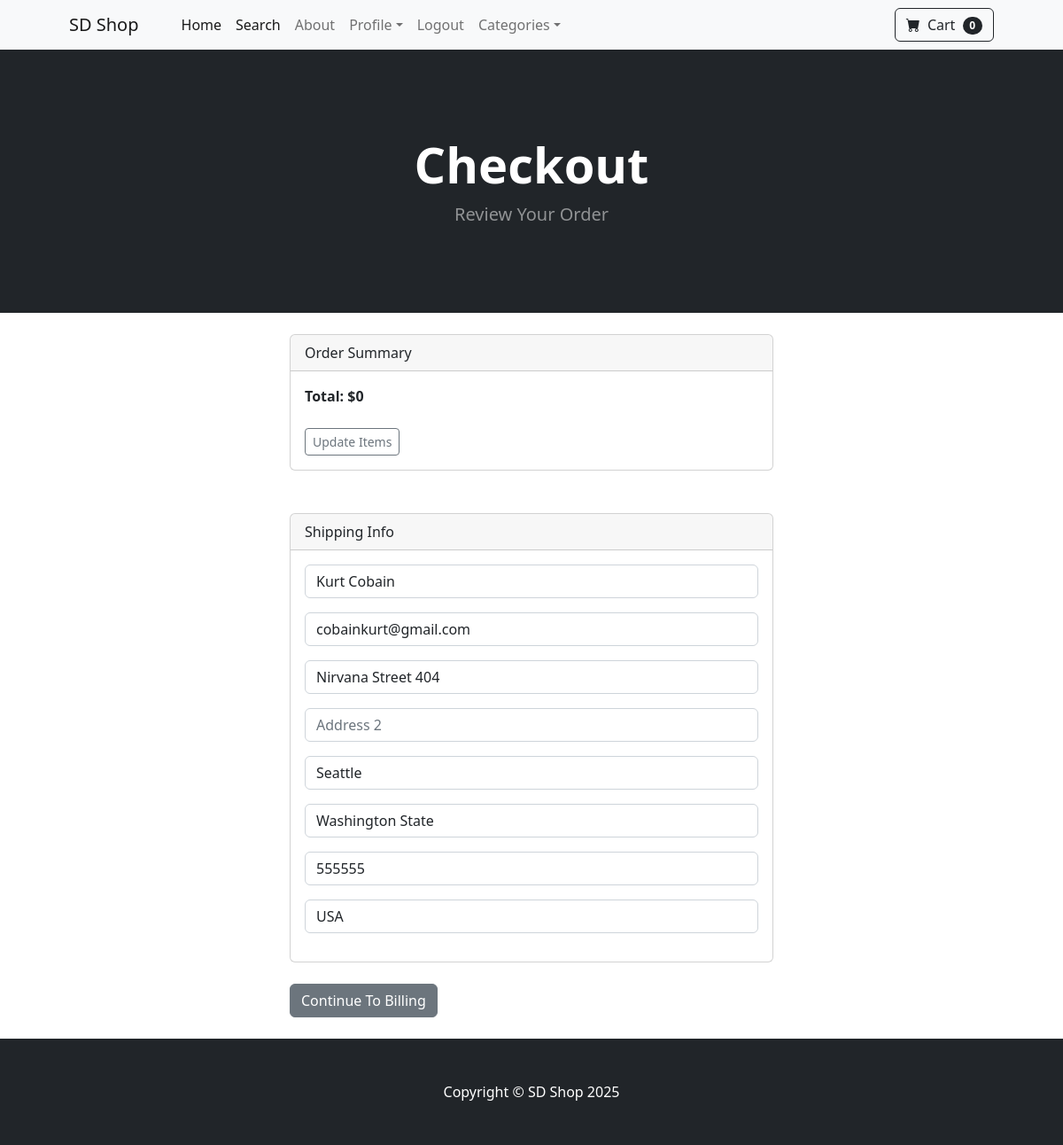
/payment/checkout/ (signed in), run on the app's committed database.
### payment/models.py (models this page shows, shortened)
class ShippingAddress(models.Model):
    user = models.ForeignKey(User, on_delete=models.CASCADE, null=True, blank=True)
    shipping_full_name = models.CharField(max_length=200)
    shipping_email = models.CharField(max_length=200)
    shipping_address1 = models.CharField(max_length=200)
    shipping_address2 = models.CharField(max_length=200, null=True, blank=True)
    shipping_city = models.CharField(max_length=200)
    shipping_state = models.CharField(max_length=200, null=True, blank=True)
    shipping_zipcode = models.CharField(max_length=200, null=True, blank=True)
    shipping_country = models.CharField(max_length=200)
    class Meta:
        verbose_name_plural = "Shipping Address"

### payment/views.py (the view)
# urls.py: path('checkout/', views.checkout, name='checkout'),
def checkout(request):
    cart = Cart(request)
    cart_products = cart.get_prods
    quantities = cart.get_quants
    totals = cart.cart_total()
    if request.user.is_authenticated:
         shipping_user = ShippingAddress.objects.get(user__id=request.user.id)
         shipping_form = ShippingForm(request.POST or None, instance=shipping_user)
         return render(request, 'payment/checkout.html', {"cart_products": cart_products, "quantities": quantities, "totals": totals, "shipping_form": shipping_form })
    else:
        shipping_form = ShippingForm(request.POST or None)
        return render(request, 'payment/checkout.html', {"cart_products": cart_products, "quantities": quantities, "totals": totals, "shipping_form": shipping_form })

### cart/cart.py (called while the page is built, shortened)
    def cart_total(self):
        product_ids = self.cart.keys()
        products = Product.objects.filter(id__in=product_ids)
        quantities = self.cart
        total = 0
        return total

    def __len__(self):
        return len(self.cart)

    def get_prods(self):
        product_ids = self.cart.keys()
        products = Product.objects.filter(id__in=product_ids)
        return products

### cart/context_processors.py (called while the page is built)
def cart(request):
    return {'cart': Cart(request)}

### payment/templates/payment/checkout.html (shortened to what this page needs)
{% extends 'store/base.html' %}
{% block content %}
            <header class="bg-dark py-5">
                <div class="container px-4 px-lg-5 my-5">
                    <div class="text-center text-white">
                        <h1 class="display-4 fw-bolder">Checkout</h1>
                        <p class="lead fw-normal text-white-50 mb-0">Review Your Order</p>
                    </div>
                </div>
            </header>
            <br>
            <div class="container">
                <div class="row">
                        <div class="col-md-6 offset-md-3">
                            <div class="card">
                                <div class="card-header">
                                  Order Summary
                                </div>
                                <div class="card-body">
                                    <strong>Total: ${{ totals }}</strong>
                                    <br><br>
                                    <a href="{% url 'cart_summary' %}" class="btn btn-sm btn-outline-secondary">Update Items</a>
                                </div>
                              </div>
                              <br><br>
                              <div class="card">
                                <div class="card-header">
                                  Shipping Info
                                </div>
                                <div class="card-body">
                                    <form method="POST" action="{% url 'billing_info' %}">
                                    {{ shipping_form.as_p }}
                                </div>
                              </div>
                              <br>
                              <button type="submit" class="btn btn-secondary">Continue To Billing</button>
                              <br><br>
                        </div>
                </div>
            </div>
{% endblock %}

### data on the page
ShippingAddress: shipping_full_name "Kurt Cobain", shipping_email "cobainkurt@gmail.com", shipping_address1 "Nirvana Street 404", shipping_city "Seattle", shipping_state "Washington State", shipping_zipcode "555555", shipping_country "USA"

### other printed values
{{ cart|length }} "0"
{{ totals }} "0"
